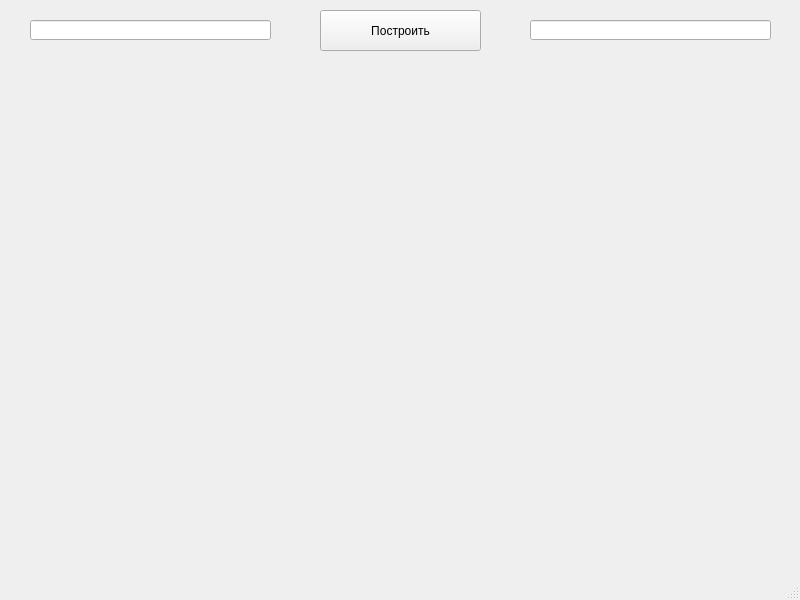
<?xml version="1.0" encoding="UTF-8"?>
<ui version="4.0">
 <class>MainWindow</class>
 <widget class="QMainWindow" name="MainWindow">
  <property name="geometry">
   <rect>
    <x>0</x>
    <y>0</y>
    <width>800</width>
    <height>600</height>
   </rect>
  </property>
  <property name="windowTitle">
   <string>MainWindow</string>
  </property>
  <widget class="QWidget" name="centralwidget">
   <widget class="QLineEdit" name="lineEdit">
    <property name="geometry">
     <rect>
      <x>30</x>
      <y>20</y>
      <width>241</width>
      <height>20</height>
     </rect>
    </property>
   </widget>
   <widget class="QLineEdit" name="lineEdit_2">
    <property name="geometry">
     <rect>
      <x>530</x>
      <y>20</y>
      <width>241</width>
      <height>20</height>
     </rect>
    </property>
   </widget>
   <widget class="QPushButton" name="pushButton">
    <property name="geometry">
     <rect>
      <x>320</x>
      <y>10</y>
      <width>161</width>
      <height>41</height>
     </rect>
    </property>
    <property name="text">
     <string>Построить</string>
    </property>
   </widget>
  </widget>
  <widget class="QMenuBar" name="menubar">
   <property name="geometry">
    <rect>
     <x>0</x>
     <y>0</y>
     <width>800</width>
     <height>17</height>
    </rect>
   </property>
  </widget>
  <widget class="QStatusBar" name="statusbar"/>
 </widget>
 <resources/>
 <connections/>
</ui>
